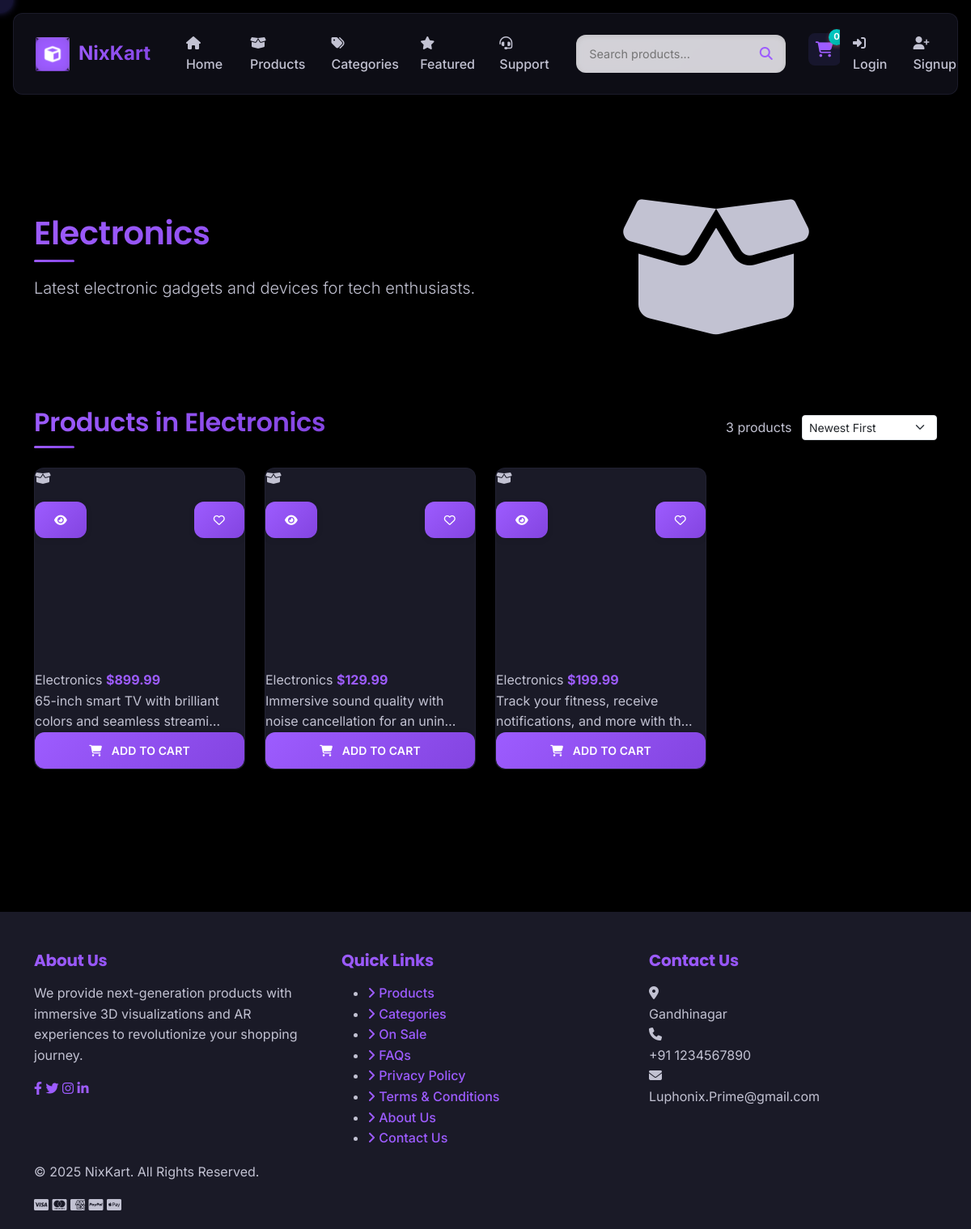
Page /category/electronics/ on the committed database.
### store/models.py (models this page shows, shortened)
class Category(models.Model):
    name = models.CharField(max_length=100)
    slug = models.SlugField(unique=True, blank=True)
    description = models.TextField(blank=True)
    image = models.ImageField(upload_to='categories/', blank=True, null=True)
    created_at = models.DateTimeField(auto_now_add=True)
    updated_at = models.DateTimeField(auto_now=True)
    class Meta:
        verbose_name_plural = 'Categories'
        ordering = ['name']

class Product(models.Model):
    category = models.ForeignKey(Category, related_name='products', on_delete=models.CASCADE)
    name = models.CharField(max_length=200)
    slug = models.SlugField(unique=True, blank=True)
    description = models.TextField()
    price = models.DecimalField(max_digits=10, decimal_places=2)
    stock = models.PositiveIntegerField(default=0)
    image = models.ImageField(upload_to='products/', blank=True, null=True)
    model_3d = models.FileField(upload_to='products/3d_models/', blank=True, null=True)
    is_featured = models.BooleanField(default=False)
    created_at = models.DateTimeField(auto_now_add=True)
    updated_at = models.DateTimeField(auto_now=True)
    class Meta:
        ordering = ['-created_at']

### store/views.py (the view)
# urls.py: path('category/<slug:category_slug>/', views.category_detail, name='category_detail'),
def category_detail(request, category_slug):
    category = get_object_or_404(Category, slug=category_slug)
    products = Product.objects.filter(category=category)
    context = {
        'category': category,
        'products': products,
    }
    return render(request, 'store/category_detail.html', context)

### store/context_processors.py (called while the page is built)
def cart_count(request):
    count = 0
    if request.user.is_authenticated:
        try:
            cart = Cart.objects.get(user=request.user)
            count = cart.items.count()
        except Cart.DoesNotExist:
            pass
    else:
        session_id = request.session.session_key
        if session_id:
            try:
                cart = Cart.objects.get(session_id=session_id)
                count = cart.items.count()
            except Cart.DoesNotExist:
                pass
    return {'cart_count': count}

### templates/store/category_detail.html (shortened to what this page needs)
{% extends 'base.html' %}
{% block content %}
<div class="container py-5">
    <div class="category-header mb-5" data-aos="fade-up">
        <div class="row align-items-center">
            <div class="col-md-6">
                <h1 class="section-title mb-3">{{ category.name }}</h1>
                {% if category.description %}
                    <p class="lead mb-4">{{ category.description }}</p>
                {% endif %}
            </div>
            <div class="col-md-6">
                {% if category.image %}
                    <img src="{{ category.image.url }}" alt="{{ category.name }}" class="img-fluid rounded">
                {% else %}
                    <div class="category-placeholder rounded d-flex align-items-center justify-content-center" style="height: 250px;">
                        <i class="fas fa-box-open fa-4x"></i>
                    </div>
                {% endif %}
            </div>
        </div>
    </div>
    <div class="row">
        <div class="col-12">
            <div class="d-flex justify-content-between align-items-center mb-4">
                <h2 class="section-title mb-0">Products in {{ category.name }}</h2>
                <div>
                    <span class="me-2">{{ products.count }} products</span>
                    <select class="form-select form-select-sm d-inline-block w-auto" id="sortProducts">
                        <option value="newest">Newest First</option>
                    </select>
                </div>
            </div>
        </div>
    </div>
    <div class="row">
        {% if products %}
            {% for product in products %}
                <div class="col-xl-3 col-lg-4 col-md-6 mb-4 product-item" data-aos="fade-up" data-aos-delay="{{ forloop.counter0|add:1|stringformat:'s' }}00" data-price="{{ product.price }}" data-name="{{ product.name }}" data-date="{{ product.created_at|date:'U' }}">
                    <div class="product-card">
                        <div class="product-img-wrapper">
                            {% if product.image %}
                                <img src="{{ product.image.url }}" alt="{{ product.name }}" class="product-img">
                            {% else %}
                                <div class="product-placeholder">
                                    <i class="fas fa-box-open"></i>
                                </div>
                            {% endif %}
                            <div class="product-actions">
                                <a href="{% url 'product_detail' product.slug %}" class="btn btn-sm btn-primary" data-bs-toggle="tooltip" title="View Details">
                                    <i class="fas fa-eye"></i>
                                </a>
                                <a href="{% url 'add_to_wishlist' product.id %}" class="btn btn-sm btn-outline-light" data-bs-toggle="tooltip" title="Add to Wishlist">
                                    <i class="far fa-heart"></i>
                                </a>
                            </div>
                        </div>
                        <div class="product-card-body">
                            <h3 class="product-title">
                                <a href="{% url 'product_detail' product.slug %}">{{ product.name }}</a>
                            </h3>
                            <div class="product-meta">
                                <span class="product-category">{{ product.category.name }}</span>
                                <span class="product-price">${{ product.price }}</span>
                            </div>
                            <div class="product-description">
                                {{ product.description|truncatechars:60 }}
                            </div>
                        </div>
                        <div class="product-card-footer">
                            <button class="btn btn-primary add-to-cart-btn" data-product-slug="{{ product.slug }}">
                                <i class="fas fa-shopping-cart me-2"></i> Add to Cart
                            </button>
                        </div>
                    </div>
                </div>
            {% endfor %}
        {% endif %}
    </div>
</div>
{% endblock %}

### static/css/animations.css (style rules this page uses)
.product-card { animation: fadeIn 0.5s ease-out; }
.product-card:nth-child(odd) { animation: fadeInLeft 0.5s ease-out; }
.product-card .btn { transition: all 0.3s ease; }
.product-price { transition: color 0.3s ease; }

### rows in the picture
Category: name "Electronics", description "Latest electronic gadgets and devices for tech enthusiasts."
Product: category.name "Electronics", price "899.99", description "65-inch smart TV with brilliant colors and seamless streami…"
Product: category.name "Electronics", price "129.99", description "Immersive sound quality with noise cancellation for an unin…"
Product: category.name "Electronics", price "199.99", description "Track your fitness, receive notifications, and more with th…"

### other values in the picture
{{ cart_count }} "0"
{{ products.count }} "3"
